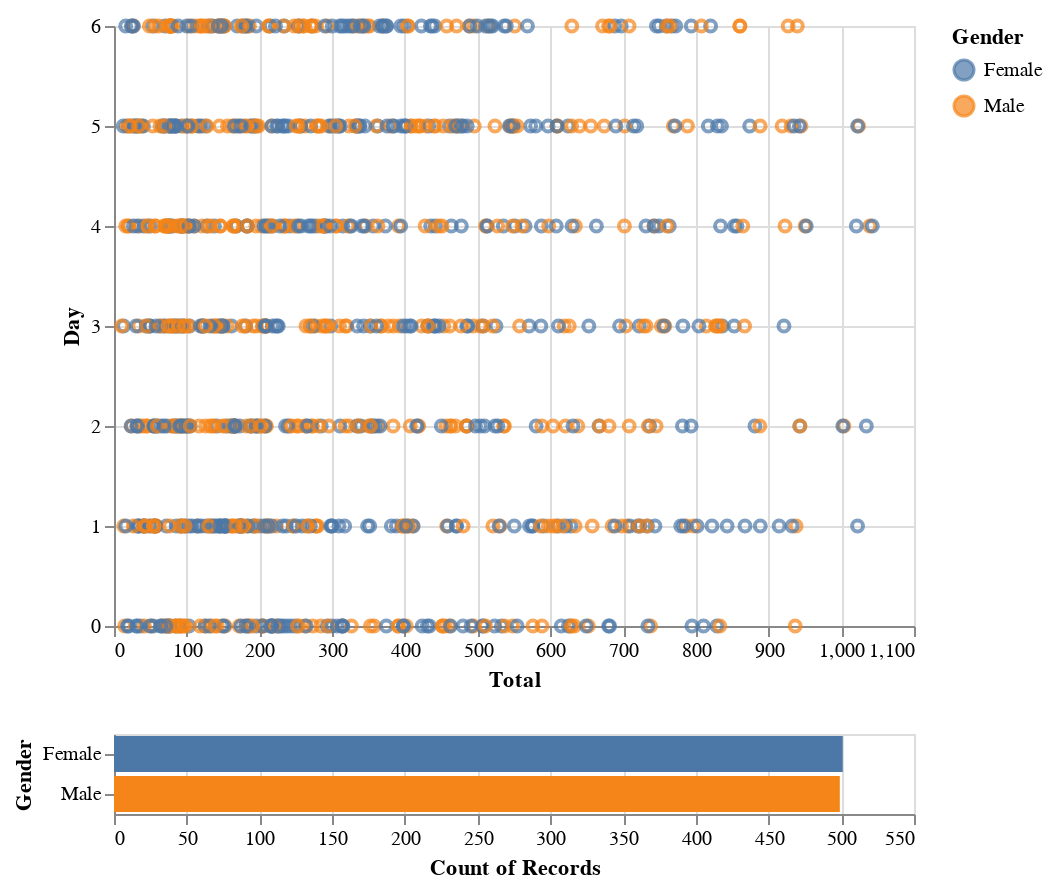

Notebook cell for this chart:
### Markdown cell above
### Interactive chart for Product Line Comparison

### Code cell
#This shows the relationship between the timing and the ratings and it is diffrentiated by gender of the customer
#Need to pip install vega_datasets
import altair as alt
from vega_datasets import data

source = df1

brush = alt.selection(type='interval')

points = alt.Chart(source).mark_point().encode(
    x='Total',
    y='Day',
    color=alt.condition(brush, 'Gender:N', alt.value('lightgray'))
).add_selection(
    brush
)

bars = alt.Chart(source).mark_bar().encode(
    y='Gender:N',
    color='Gender:N',
    x='count(Gender):Q'
).transform_filter(
    brush
)

points & bars

### Figure 1 — Vega-Lite specification as saved in the notebook (floating-point values rounded to 4 significant figures; data arrays with more than 128 entries replaced by an {"elided": "..."} marker saying what was removed)
{"config": {"view": {"continuousWidth": 400, "continuousHeight": 300}}, "vconcat": [{"mark": "point", "encoding": {"color": {"condition": {"field": "Gender", "type": "nominal", "selection": "selector001"}, "value": "lightgray"}, "x": {"field": "Total", "type": "quantitative"}, "y": {"field": "Day", "type": "quantitative"}}, "selection": {"selector001": {"type": "interval"}}}, {"mark": "bar", "encoding": {"color": {"field": "Gender", "type": "nominal"}, "x": {"aggregate": "count", "field": "Gender", "type": "quantitative"}, "y": {"field": "Gender", "type": "nominal"}}, "transform": [{"filter": {"selection": "selector001"}}]}], "data": {"name": "data-816660af97f9a1322505922de2a21a34"}, "$schema": "https://vega.github.io/schema/vega-lite/v4.17.0.json", "datasets": {"data-816660af97f9a1322505922de2a21a34": {"elided": "1000 records"}}}
